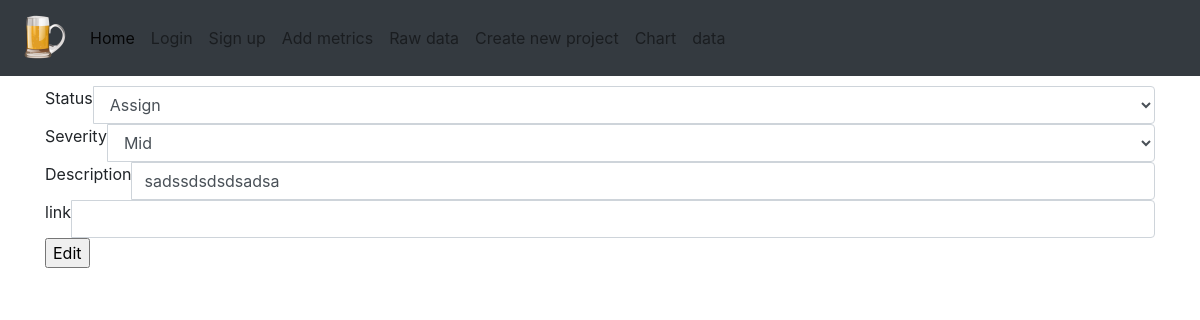
Page /edit/1 on the earlier database version.
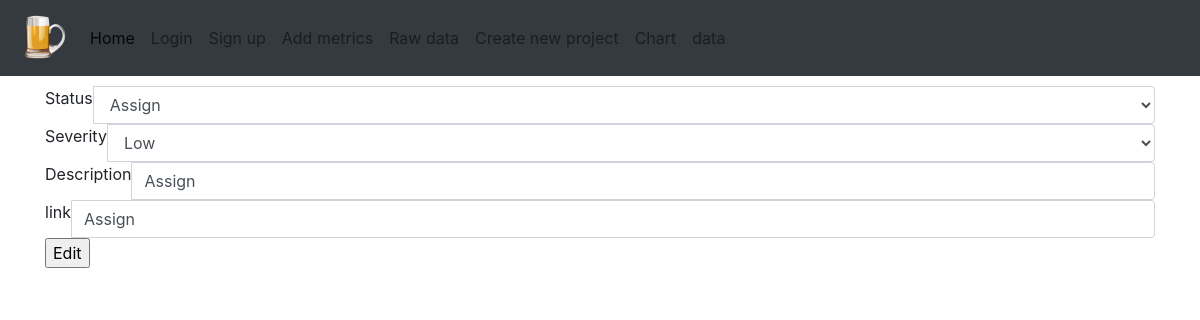
Same page on the later database version.
### spice_status/models/issue_models.py (models this page shows)
class Issue(db.Model):
    id = db.Column(db.Integer, primary_key=True)
    date = db.Column(db.String, default=(datetime.utcnow().strftime("%m/%d/%Y")))
    description = db.Column(db.String)
    status = db.Column(db.String)
    link = db.Column(db.String, default='')
    severity = db.Column(db.String)

### spice_status/views/main_views.py (the view, shortened to what this page needs)
@bp_main.route('/edit/<int:issue_id>', methods=["GET", "POST"])
def edit(issue_id):
    db_item = get_issue_by_id(issue_id)
    form = EditIssueForm()
    form.status.data = db_item.status
    form.severity.data = db_item.severity
    form.description.data = db_item.description
    form.link.data = db_item.link
    return render_template('edit_item.html', issue=db_item, form=form)

### spice_status/forms/issue_form.py
class EditIssueForm(StatusChangeForm):
    description = StringField('Description', validators=[Length(min=15), DataRequired()])
    link = StringField('link')

### spice_status/models/issue_models.py (called while the page is built)
def get_issue_by_id(issue_id):
    return Issue.query.filter_by(id=issue_id).first()

### spice_status/templates/edit_item.html (shortened to what this page needs)
{% extends '_base.html' %}
{% from "html_macros.html" import form_field %}
{% block content %}
<form action="" method="post">
                {{ form_field(form.status) }}
                {{ form_field(form.severity)}}
                {{ form_field(form.description) }}
                {{ form_field(form.link) }}
                {{ form.submit }}
        </form>
{% endblock %}

### spice_status/templates/html_macros.html (shortened to what this page needs)
{% macro form_field(field) -%}
    <div class="col-mb-3">
        <div class="input-group">
                {{ field.label(class="form-label") }}
                  {{ field(class="form-control")}}
            </div>
    </div>
{%- endmacro %}

Differences in the rows shown:
changed Issue "Assign": severity "Mid" → "Low"; description "sadssdsdsdsadsa" → "Assign"; link (not shown) → "Assign"
